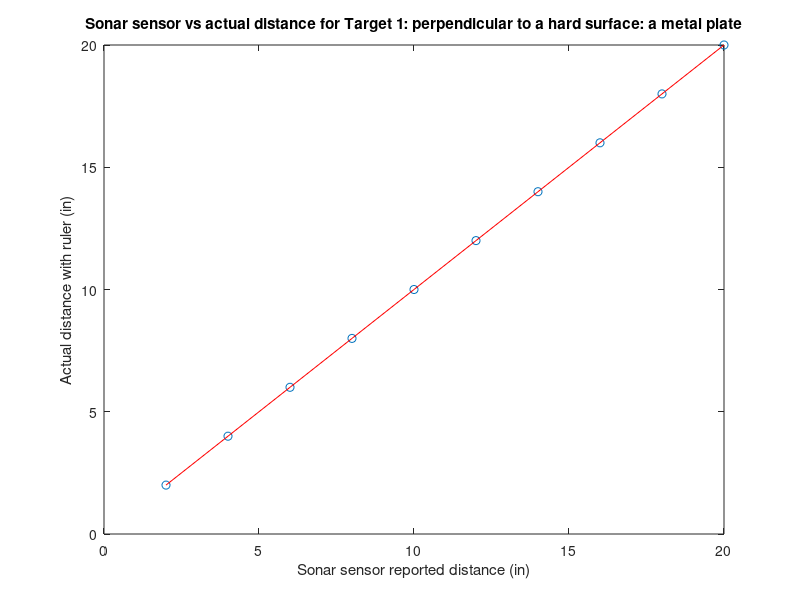
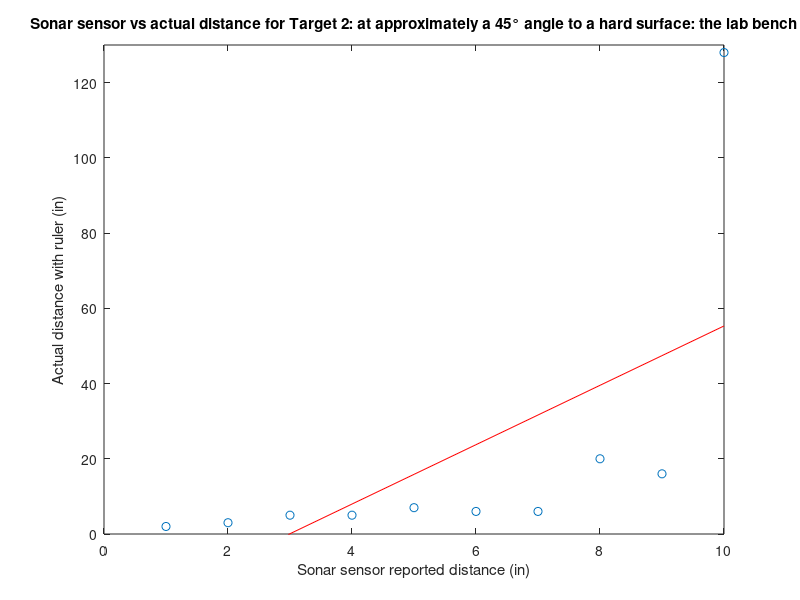
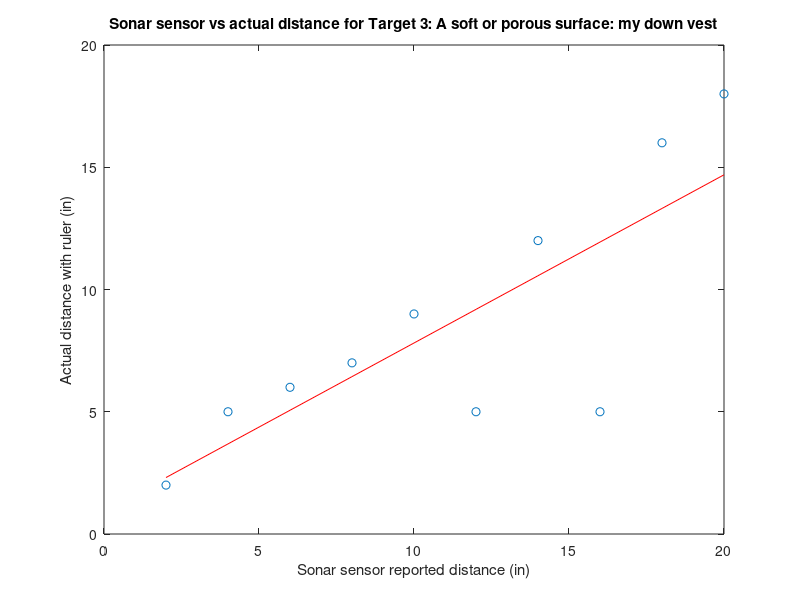
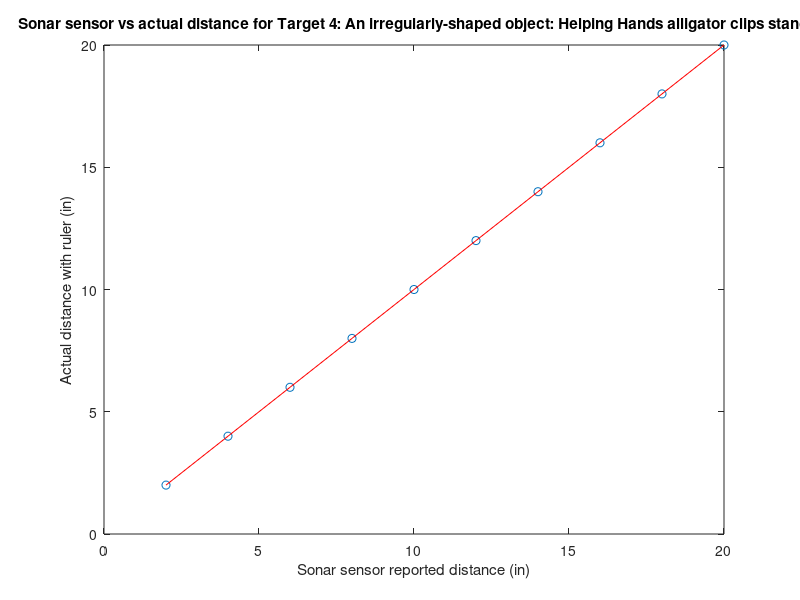

MATLAB code for these plots, in order:
%% Materials Lab 3 Write-Up
% Plotting ultrasonic vs actual distance measurements
% Michelle Zhou

close all

% actual measurements that I chose to place the obj/sensor at
actual1 = [1:10];
actual2 = [2:2:20];

%% Target 1: perpendicular to a hard surface: a metal plate
data_1 = actual2;
x_1 = actual2;
plot(x_1, data_1, 'o')
hold on
plot(x_1, data_1, '-r')
xlabel('Sonar sensor reported distance (in)')
ylabel('Actual distance with ruler (in)')
title('Sonar sensor vs actual distance for Target 1: perpendicular to a hard surface: a metal plate')
axis([0 20 0 20])

%% Target 2: at approximately a 45° angle to a hard surface: the lab bench
figure
data_2 = [2	3	5	5	7	6	6	20	16	128];
x_2 = actual1;
plot(x_2, data_2, 'o')
hold on

p = polyfit(x_2, data_2, 1);
plot(x_2, p(1)*x_2 + p(2), 'r', 'DisplayName', 'Fit')
xlabel('Sonar sensor reported distance (in)')
ylabel('Actual distance with ruler (in)')
title('Sonar sensor vs actual distance for Target 2: at approximately a 45° angle to a hard surface: the lab bench')
axis([0 10 0 130])

%% Target 3: A soft or porous surface: my down vest
figure
data_3 = [2	5 6	7	9	5	12	5	16	18];
x_3 = actual2;
plot(x_3, data_3, 'o')
hold on

p = polyfit(x_3, data_3, 1);
plot(x_3, p(1)*x_3 + p(2), 'r', 'DisplayName', 'Fit')
xlabel('Sonar sensor reported distance (in)')
ylabel('Actual distance with ruler (in)')
title('Sonar sensor vs actual distance for Target 3: A soft or porous surface: my down vest')
axis([0 20 0 20])

%% Target 4: An irregularly-shaped object: Helping Hands alligator clips stand
figure
data_4 = actual2;
x_4 = actual2;
plot(x_4, data_4, 'o')
hold on
p = polyfit(x_4, data_4, 1);
plot(x_4, p(1)*x_4 + p(2), 'r', 'DisplayName', 'Fit')
xlabel('Sonar sensor reported distance (in)')
ylabel('Actual distance with ruler (in)')
title('Sonar sensor vs actual distance for Target 4: An irregularly-shaped object: Helping Hands alligator clips stand')
axis([0 20 0 20])

%% Target 5: One of the wooden cubes from the robot competition 
figure
data_5 = actual2;
x_5 = actual2;
plot(x_5, data_5, 'o')
hold on
p = polyfit(x_5, data_5, 1);
plot(x_5, p(1)*x_5 + p(2), 'r', 'DisplayName', 'Fit')
xlabel('Sonar sensor reported distance (in)')
ylabel('Actual distance with ruler (in)')
title('Sonar sensor vs actual distance for Target 5: One of the wooden cubes from the robot competition')
axis([0 20 0 20])

%% Target 6: When another sensor is nearby, facing the same direction as your sensor 
figure
data_6 = actual1;
x_6 = actual1;
plot(x_6, data_6, 'o')
hold on
p = polyfit(x_6, data_6, 1);
plot(x_6, p(1)*x_6 + p(2), 'r', 'DisplayName', 'Fit')
xlabel('Sonar sensor reported distance (in)')
ylabel('Actual distance with ruler (in)')
title('Sonar sensor vs actual distance for Target 6: When another sensor is nearby, facing the same direction as your sensor')
axis([0 10 0 10])

%% Target 7: When two sensors are directly facing each other 
figure
data_7 = [0	1	2	4	2	6	7	8	9	10];
x_7 = actual1;
plot(x_7, data_7, 'o')
hold on
p = polyfit(x_7, data_7, 1);
plot(x_7, p(1)*x_7 + p(2), 'r', 'DisplayName', 'Fit')
xlabel('Sonar sensor reported distance (in)')
ylabel('Actual distance with ruler (in)')
title('Sonar sensor vs actual distance for Target 7: When two sensors are directly facing each other')
axis([0 10 0 10])

%% Target 8: One more scenario or object of your choice: my waterbottle, a curved surface 
figure
data_8 = actual2;
x_8 = actual2;
plot(x_8, data_8, 'o')
hold on
p = polyfit(x_8, data_8, 1);
plot(x_8, p(1)*x_8 + p(2), 'r', 'DisplayName', 'Fit')
xlabel('Sonar sensor reported distance (in)')
ylabel('Actual distance with ruler (in)')
title('Sonar sensor vs actual distance for Target 8: One more scenario or object of your choice: my waterbottle, a curved surface')
axis([0 20 0 20])



%% Combined graph
figure
plot(x_1, data_1, '-o')
hold on
plot(x_2, data_2, '-o')
plot(x_3, data_3, '-s')
plot(x_4, data_4, '-*')
plot(x_5, data_5, '-s')
plot(x_6, data_6, '-^')
plot(x_7, data_7, '-.')
plot(x_8, data_8, '-*')

xlabel('Sonar sensor reported distance (in)')
ylabel('Actual distance with ruler (in)')
title('Sonar sensor vs actual distance for each target')
legend('Target 1', 'Target 2', 'Target 3', 'Target 4', 'Target 5', 'Target 6', 'Target 7', 'Target 8')

axis([0 20 0 20])
